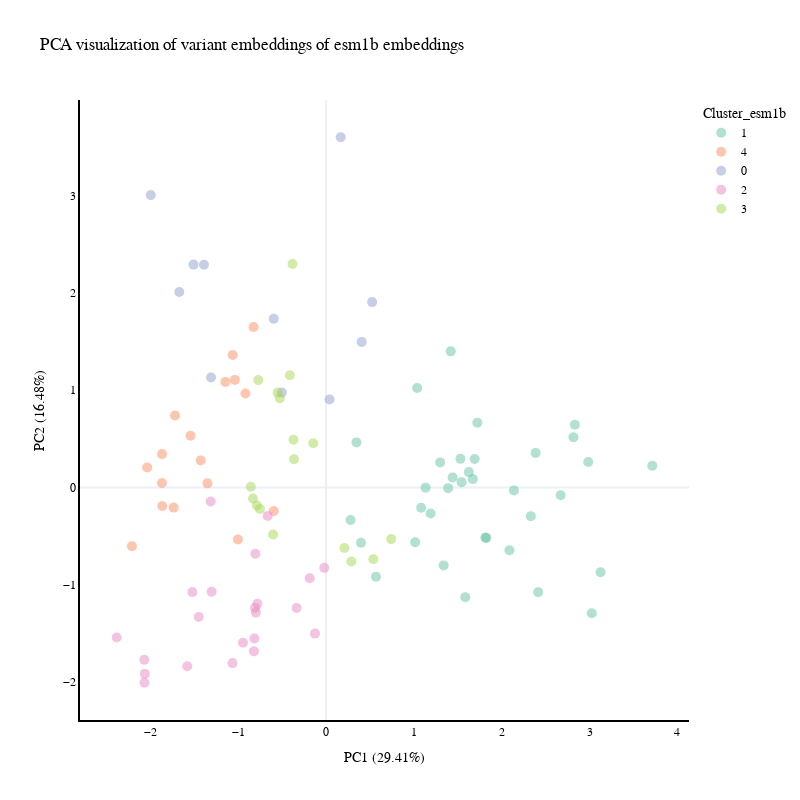

The notebook cell saved with this chart:
### Markdown cell above
#### ESM1b coloured by unsupervised clusters in ESM1b

### Code cell
emb_handler.visualise_emb_pca(emb_space_name="esm1b", 
                              colour="cluster_esm1b")

### Figure 1 — Plotly figure (JSON) as saved in the notebook; plotly's stock layout.template omitted (floating-point values rounded to 4 significant figures)
{"data": [{"customdata": [["KCNA1"], ["KCNA2"], ["KCNA3"], ["KCNA4"], ["KCNA5"], ["KCNA6"], ["KCNA7"], ["KCNA10"], ["KCNB1"], ["KCNB2"], ["KCNC1"], ["KCNC2"], ["KCNC3"], ["KCNC4"], ["KCND1"], ["KCND2"], ["KCND3"], ["KCNQ1"], ["KCNQ2"], ["KCNQ4"], ["KCNQ5"], ["KCNH1"], ["KCNH5"], ["KCNH6"], ["KCNH4"], ["KCNN1"], ["KCNN2"], ["KCNN3"], ["KCNK3"], ["KCNK9"], ["HCN1"], ["HCN2"], ["HCN3"], ["TRPC4"], ["TRPV5"]], "hovertemplate": "Cluster=1<br>x=%{x}<br>y=%{y}<br>Sample=%{customdata[0]}<extra></extra>", "legendgroup": "1", "marker": {"color": "rgb(102,194,165)", "opacity": 0.5, "size": 10, "symbol": "circle"}, "mode": "markers", "name": "1", "orientation": "v", "showlegend": true, "type": "scatter", "x": [2.332, 2.672, 2.14, 1.015, 1.723, 1.693, 1.42, 0.5691, 0.3988, 0.2797, 1.544, 1.626, 1.3, 1.39, 0.3471, 1.134, 1.084, 2.387, 2.986, 1.672, 1.825, 1.814, 1.339, 2.817, 1.038, 2.833, 3.026, 1.586, 1.531, 1.191, 2.416, 3.715, 1.441, 2.088, 3.126], "xaxis": "x", "y": [-0.2975, -0.0804, -0.03102, -0.5643, 0.6658, 0.2921, 1.399, -0.9193, -0.5703, -0.336, 0.05398, 0.157, 0.2571, -0.007832, 0.4627, -0.002609, -0.2098, 0.3547, 0.2614, 0.08492, -0.5197, -0.5167, -0.8023, 0.5155, 1.022, 0.6444, -1.295, -1.129, 0.2949, -0.2683, -1.078, 0.2227, 0.1014, -0.6469, -0.8736], "yaxis": "y"}, {"customdata": [["KCNF1"], ["KCNG1"], ["KCNG3"], ["KCNG4"], ["KCNV1"], ["KCNV2"], ["KCNS1"], ["KCNS2"], ["KCNS3"], ["KCNK2"], ["KCNK5"], ["KCNK10"], ["KCNK18"], ["CATSPER1"], ["CATSPER2"], ["CATSPER3"], ["CATSPER4"]], "hovertemplate": "Cluster=4<br>x=%{x}<br>y=%{y}<br>Sample=%{customdata[0]}<extra></extra>", "legendgroup": "4", "marker": {"color": "rgb(252,141,98)", "opacity": 0.5, "size": 10, "symbol": "circle"}, "mode": "markers", "name": "4", "orientation": "v", "showlegend": true, "type": "scatter", "x": [-1.735, -1.062, -1.037, -0.8246, -1.542, -0.9171, -1.145, -1.426, -1.349, -0.5949, -1.863, -1.003, -2.036, -1.867, -1.719, -2.209, -1.867], "xaxis": "x", "y": [-0.208, 1.361, 1.105, 1.649, 0.5317, 0.9656, 1.085, 0.2774, 0.04125, -0.2425, -0.1915, -0.5366, 0.205, 0.04454, 0.7398, -0.6043, 0.3423], "yaxis": "y"}, {"customdata": [["KCNG2"], ["KCNN4"], ["KCNK1"], ["KCNK4"], ["KCNK6"], ["KCNK7"], ["KCNK12"], ["KCNK13"], ["KCNK15"], ["KCNK16"], ["KCNK17"]], "hovertemplate": "Cluster=0<br>x=%{x}<br>y=%{y}<br>Sample=%{customdata[0]}<extra></extra>", "legendgroup": "0", "marker": {"color": "rgb(141,160,203)", "opacity": 0.5, "size": 10, "symbol": "circle"}, "mode": "markers", "name": "0", "orientation": "v", "showlegend": true, "type": "scatter", "x": [0.1672, -0.5019, -1.309, -0.5944, -1.508, -1.995, 0.4064, 0.04053, 0.525, -1.67, -1.389], "xaxis": "x", "y": [3.601, 0.9759, 1.13, 1.735, 2.291, 3.006, 1.496, 0.9033, 1.905, 2.009, 2.289], "yaxis": "y"}, {"customdata": [["KCNQ3"], ["KCNJ1"], ["KCNJ2"], ["KCNJ12"], ["KCNJ4"], ["KCNJ14"], ["KCNJ3"], ["KCNJ6"], ["KCNJ9"], ["KCNJ5"], ["KCNJ10"], ["KCNJ15"], ["KCNJ16"], ["KCNJ8"], ["KCNJ11"], ["KCNJ13"], ["CNGA1"], ["CNGA2"], ["CNGA3"], ["CNGA4"], ["CNGB3"], ["TRPC1"]], "hovertemplate": "Cluster=2<br>x=%{x}<br>y=%{y}<br>Sample=%{customdata[0]}<extra></extra>", "legendgroup": "2", "marker": {"color": "rgb(231,138,195)", "opacity": 0.5, "size": 10, "symbol": "circle"}, "mode": "markers", "name": "2", "orientation": "v", "showlegend": true, "type": "scatter", "x": [-0.185, -2.067, -1.064, -0.9443, -0.808, -1.312, -0.8158, -0.8197, -0.8039, -0.7804, -1.521, -2.069, -2.062, -1.579, -1.448, -2.383, -0.1254, -0.335, -0.01944, -0.6638, -0.7986, -1.302], "xaxis": "x", "y": [-0.9347, -2.009, -1.807, -1.599, -1.239, -0.1448, -1.554, -1.686, -0.6835, -1.197, -1.077, -1.773, -1.918, -1.839, -1.334, -1.544, -1.504, -1.24, -0.8275, -0.2934, -1.288, -1.073], "yaxis": "y"}, {"customdata": [["TRPC3"], ["TRPC5"], ["TRPC6"], ["TRPC7"], ["TRPV1"], ["TRPV2"], ["TRPV3"], ["TRPV4"], ["TRPV6"], ["PKD2"], ["PKD2L1"], ["PKD2L2"], ["MCOLN1"], ["MCOLN2"], ["MCOLN3"], ["TPCN1"], ["TPCN2"]], "hovertemplate": "Cluster=3<br>x=%{x}<br>y=%{y}<br>Sample=%{customdata[0]}<extra></extra>", "legendgroup": "3", "marker": {"color": "rgb(166,216,84)", "opacity": 0.5, "size": 10, "symbol": "circle"}, "mode": "markers", "name": "3", "orientation": "v", "showlegend": true, "type": "scatter", "x": [0.2093, 0.2889, 0.7429, 0.5384, -0.364, -0.5509, -0.7873, -0.8556, -0.1451, -0.3708, -0.5255, -0.6018, -0.4104, -0.8317, -0.7509, -0.7714, -0.3808], "xaxis": "x", "y": [-0.623, -0.7631, -0.5322, -0.74, 0.2886, 0.9748, -0.1871, 0.00625, 0.4533, 0.4898, 0.917, -0.4849, 1.154, -0.1147, -0.2216, 1.103, 2.298], "yaxis": "y"}], "layout": {"autosize": false, "font": {"color": "black", "family": "Arial", "size": 12}, "height": 800, "legend": {"title": {"text": "Cluster_esm1b"}, "tracegroupgap": 0}, "title": {"text": "PCA visualization of variant embeddings of esm1b embeddings"}, "width": 800, "xaxis": {"anchor": "y", "domain": [0, 1], "linecolor": "black", "linewidth": 2, "showgrid": false, "showline": true, "title": {"text": "PC1 (29.41%)"}}, "yaxis": {"anchor": "x", "domain": [0, 1], "linecolor": "black", "linewidth": 2, "showgrid": false, "showline": true, "title": {"text": "PC2 (16.48%)"}}}}
